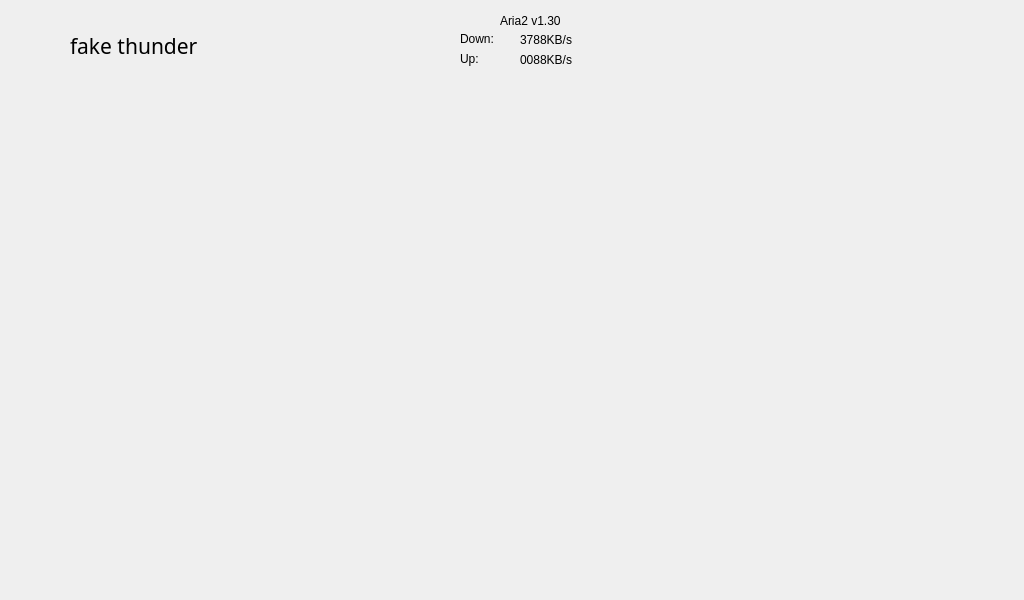
<?xml version="1.0" encoding="UTF-8"?>
<ui version="4.0">
 <class>MainWindow</class>
 <widget class="QMainWindow" name="MainWindow">
  <property name="geometry">
   <rect>
    <x>0</x>
    <y>0</y>
    <width>1024</width>
    <height>600</height>
   </rect>
  </property>
  <property name="windowTitle">
   <string>fake thunder</string>
  </property>
  <widget class="QWidget" name="centralWidget">
   <widget class="QLabel" name="label">
    <property name="geometry">
     <rect>
      <x>70</x>
      <y>30</y>
      <width>131</width>
      <height>31</height>
     </rect>
    </property>
    <property name="font">
     <font>
      <family>WenQuanYi Micro Hei</family>
      <pointsize>16</pointsize>
     </font>
    </property>
    <property name="text">
     <string>fake thunder </string>
    </property>
   </widget>
   <widget class="QLabel" name="label_2">
    <property name="geometry">
     <rect>
      <x>500</x>
      <y>10</y>
      <width>71</width>
      <height>21</height>
     </rect>
    </property>
    <property name="text">
     <string>Aria2 v1.30</string>
    </property>
   </widget>
   <widget class="QLabel" name="label_3">
    <property name="geometry">
     <rect>
      <x>520</x>
      <y>50</y>
      <width>71</width>
      <height>20</height>
     </rect>
    </property>
    <property name="text">
     <string>0088KB/s</string>
    </property>
   </widget>
   <widget class="QLabel" name="label_4">
    <property name="geometry">
     <rect>
      <x>520</x>
      <y>30</y>
      <width>71</width>
      <height>20</height>
     </rect>
    </property>
    <property name="text">
     <string>3788KB/s</string>
    </property>
   </widget>
   <widget class="QLabel" name="label_5">
    <property name="geometry">
     <rect>
      <x>460</x>
      <y>30</y>
      <width>54</width>
      <height>17</height>
     </rect>
    </property>
    <property name="text">
     <string>Down:</string>
    </property>
   </widget>
   <widget class="QLabel" name="label_6">
    <property name="geometry">
     <rect>
      <x>460</x>
      <y>50</y>
      <width>54</width>
      <height>17</height>
     </rect>
    </property>
    <property name="text">
     <string>Up:</string>
    </property>
   </widget>
  </widget>
 </widget>
 <layoutdefault spacing="6" margin="11"/>
 <resources/>
 <connections/>
</ui>
